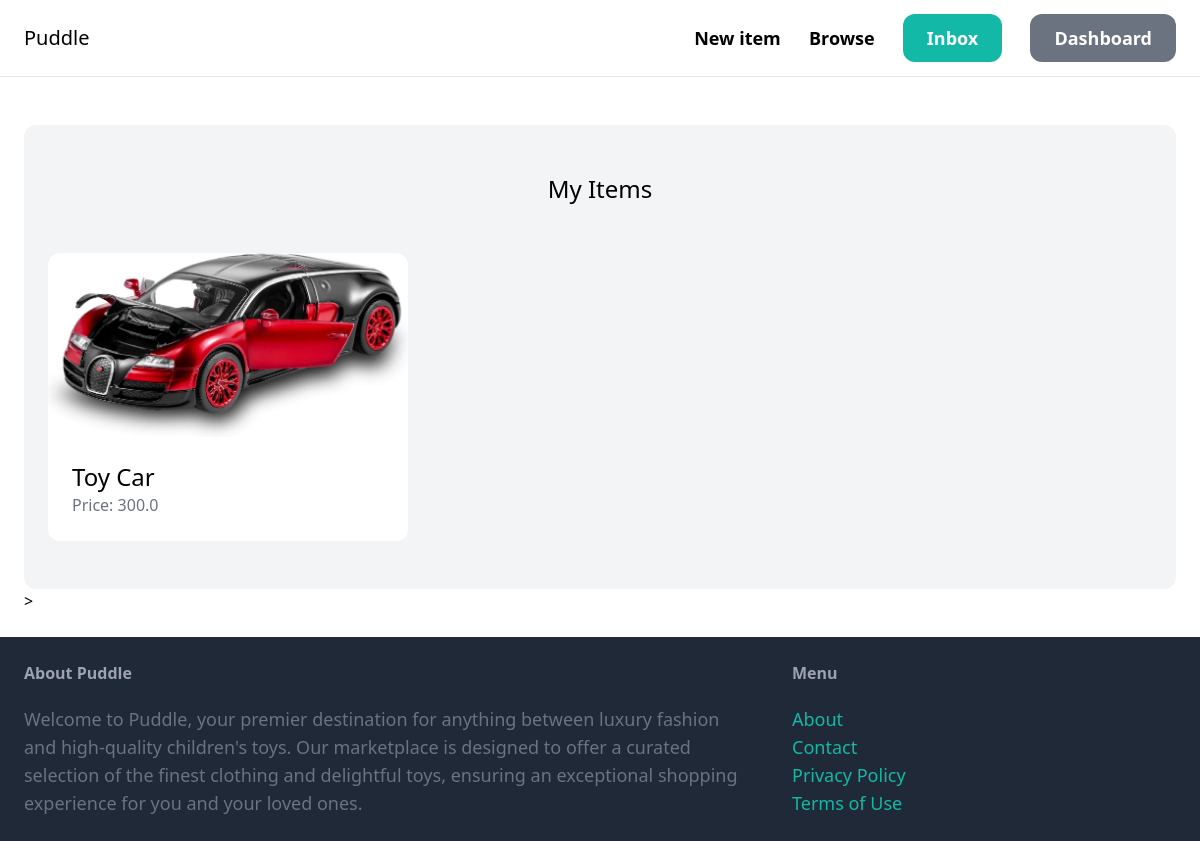
Screenshot of /dashboard (signed in) with the database file from the repository.
### item/models.py (models this page shows, shortened)
class Item(models.Model):
    category = models.ForeignKey(Category, related_name='items', on_delete=models.CASCADE)
    name = models.CharField(max_length=255)
    description = models.TextField(blank=True, null=True)
    price = models.FloatField()
    image = models.ImageField(upload_to='item_images', blank=True, null=True)
    is_sold = models.BooleanField(default=True)
    created_by = models.ForeignKey(User, related_name='items', on_delete=models.CASCADE)
    created_at = models.DateTimeField(auto_now_add=True)

### dashboard/views.py (the view)
# urls.py: path('', views.index, name='index'),
@login_required
def index(request):
    items = Item.objects.filter(created_by=request.user)
    return render(request, 'dashboard/index.html', {
        'items': items,
    })

### dashboard/templates/dashboard/index.html (shortened to what this page needs)
{% extends 'core/base.html' %}
{% block content %}
<div class="mt-6 px-6 py-12 bg-gray-100 rounded-xl">
    <h2 class="mb-12 text-2xl text-center">My Items</h2>
    <div class="grid grid-cols-3 gap-3">
        {% for item in items %}
        <div>
            <a href="{% url 'item:detail' item.id %}">
                <div>
                    <img src="{{ item.image.url }}" class="rounded-t-xl">
                </div>
                <div class="p-6 bg-white rounded-b-xl">
                    <h2 class="text-2xl">{{ item.name }}</h2>
                    <p class="text-gray-500">Price: {{ item.price }}</p>
                </div>
            </a>
        </div>
        {% endfor %}
    </div>
</div>>
{% endblock %}

### rows the page displays
Item: image (picture), name "Toy Car", price "300.0"
